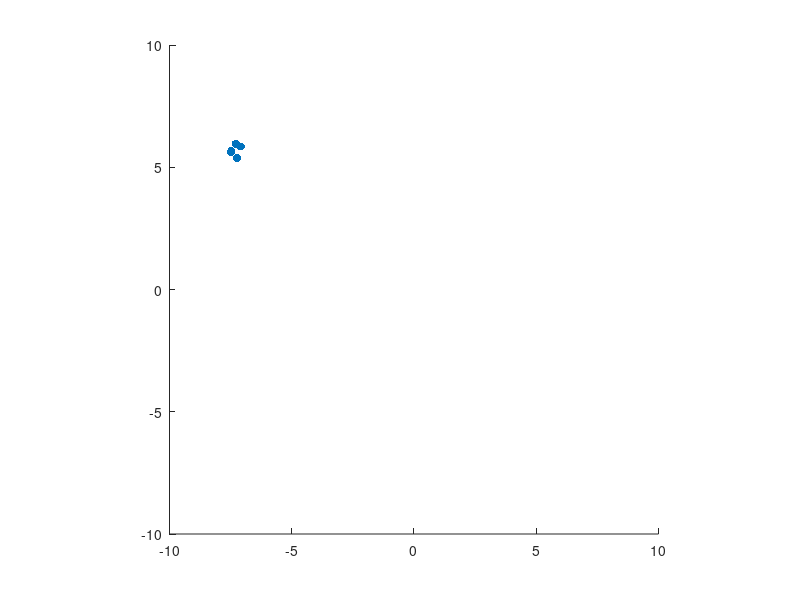

Recreate this plot in MATLAB.
clc,clear
% Number of agents (including the leader)
num_agents = 5;

% Time parameters
t_span = [0, 10]; % Simulation time span
dt = 0.1; % Time step

% Initial positions and velocities of agents
initial_positions = rand(num_agents, 2) * 10; % Random initial positions
initial_velocities = zeros(num_agents, 2); % Initial velocities

% Define the leader's trajectory (e.g., a circle)
leader_speed = 1.0;
leader_radius = 5.0;
leader_trajectory = @(t) [leader_radius * cos(leader_speed * t), leader_radius * sin(leader_speed * t)];

% Define gains for control laws
k_p = 1.0; % Proportional gain
k_v = 0.5; % Velocity gain

% Simulation loop
t = t_span(1);
agent_positions = initial_positions;
agent_velocities = initial_velocities;

while t < t_span(2)
    % Update time
    t = t + dt;
    
    % Compute leader position at the current time
    leader_position = leader_trajectory(t);
    
    % Loop through all agents (including the leader)
    for i = 1:num_agents
        % Compute the desired formation position based on the leader's position
        if i == 1  % Leader
            desired_position = leader_position;
        else
            % Follower's control law (e.g., proportional control)
            error = leader_position - agent_positions(i, :);
            desired_position = agent_positions(i, :) + k_p * error;
        end
        
        % Compute control inputs to reach the desired position
        control_input = k_p * (desired_position - agent_positions(i, :)) + k_v * (0 - agent_velocities(i, :));
        
        % Update agent velocities and positions using a simple Euler integration
        agent_velocities(i, :) = agent_velocities(i, :) + control_input * dt;
        agent_positions(i, :) = agent_positions(i, :) + agent_velocities(i, :) * dt;
    end
    
    % Visualization (you can use plot or any visualization tool)
    scatter(agent_positions(:, 1), agent_positions(:, 2), 'filled');
    axis equal;
    xlim([-10, 10]);
    ylim([-10, 10]);
    drawnow;
end
